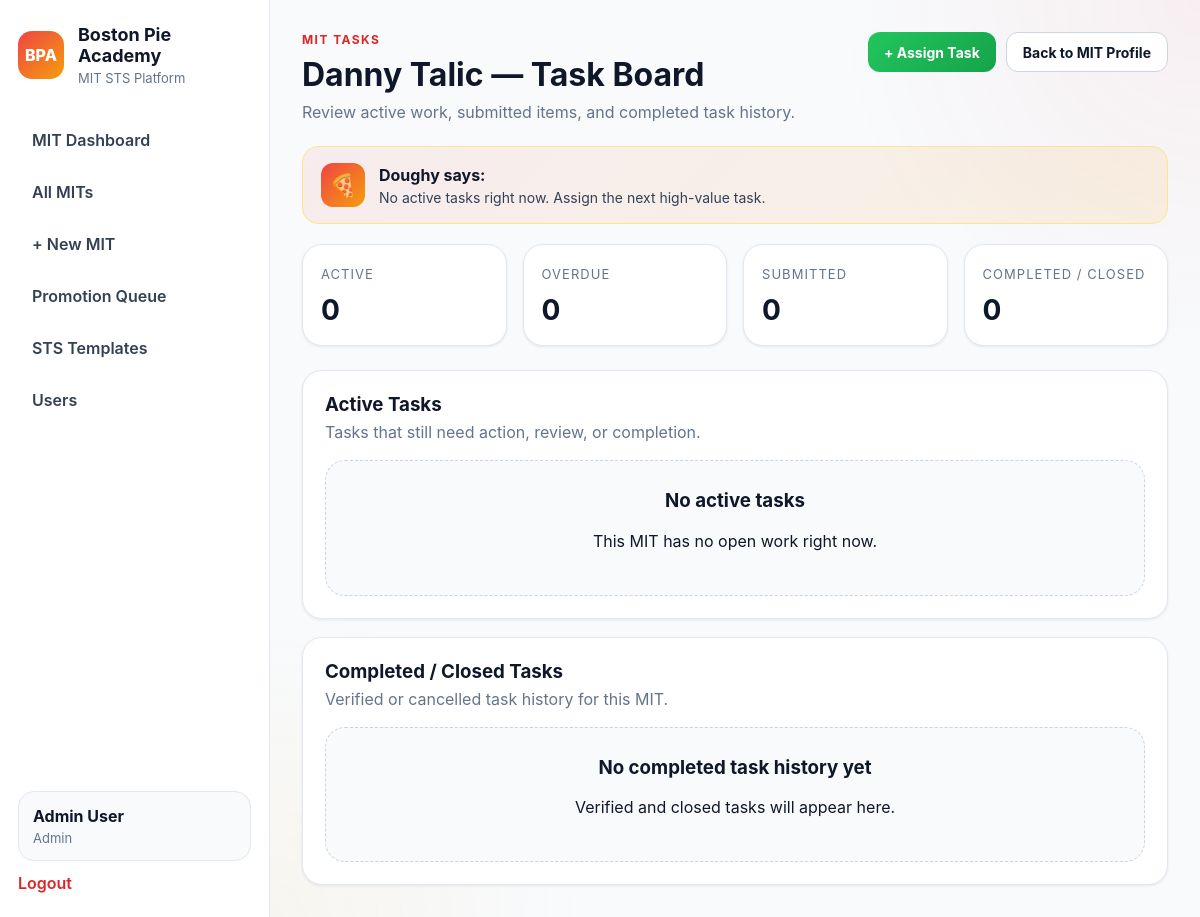
The app's page /mit-sts/tasks/3 (signed in) with its own data.
### app/models.py (models this page shows, shortened)
class User(UserMixin, db.Model):
    __tablename__ = "users"
    id = db.Column(db.Integer, primary_key=True)
    name = db.Column(db.String(120), nullable=False)
    username = db.Column(db.String(80), unique=True, nullable=False)
    password_hash = db.Column(db.String(255), nullable=False)
    role = db.Column(db.String(50), nullable=False, default="tm")
    store_number = db.Column(db.String(20), nullable=True)
    is_active_user = db.Column(db.Boolean, default=True)
    created_at = db.Column(db.DateTime, default=datetime.utcnow)
    progress_records = db.relationship(
        "LessonProgress",
        backref="user",
        cascade="all, delete-orphan",
        lazy=True
    )
    assignments = db.relationship(
        "TrackAssignment",
        foreign_keys="TrackAssignment.user_id",
        backref="user",
        cascade="all, delete-orphan",
        lazy=True
    )
    assigned_tracks_created = db.relationship(
        "TrackAssignment",
        foreign_keys="TrackAssignment.assigned_by_user_id",
        backref="assigned_by_user",
        lazy=True
    )
    quiz_attempts = db.relationship(
        "QuizAttempt",
        backref="user",
        cascade="all, delete-orphan",
        lazy=True
    )
    mit_profiles = db.relationship(
        "MITProfile",
        foreign_keys="MITProfile.user_id",
        backref="mit_user",
        lazy=True
    )
    coached_mits = db.relationship(
        "MITProfile",
        foreign_keys="MITProfile.coach_user_id",
        backref="coach_user",
        lazy=True
    )
    verified_mit_items = db.relationship(
        "MITLevelProgress",
        foreign_keys="MITLevelProgress.verified_by_user_id",
        backref="verified_by_user",
        lazy=True
    )
    mit_reviews_written = db.relationship(
        "MITReview",
        foreign_keys="MITReview.reviewer_user_id",
        backref="reviewer_user",
        lazy=True
    )
    mit_promotions_approved = db.relationship(
        "MITPromotion",
        foreign_keys="MITPromotion.approved_by_user_id",
        backref="approved_by_user",
        lazy=True
    )
    mit_action_items_owned = db.relationship(
        "MITActionPlanItem",
        foreign_keys="MITActionPlanItem.owner_user_id",
        backref="owner_user",
        lazy=True
    )
    mit_tasks_assigned = db.relationship(
        "MITTask",
        foreign_keys="MITTask.assigned_by_user_id",
        backref="assigned_by_user",
        lazy=True
    )
    @property
    def is_active(self):
        return self.is_active_user

### app/mit_sts/routes.py (the view)
@mit_sts_bp.route("/tasks/<int:mit_id>")
@login_required
def view_tasks(mit_id):
    profile = MITProfile.query.get_or_404(mit_id)
    if not is_coach() and profile.user_id != current_user.id:
        return redirect(url_for("mit_sts.dashboard"))
    tasks = MITTask.query.filter_by(mit_profile_id=mit_id).all()
    open_tasks_count, overdue_tasks_count, submitted_tasks_count = get_task_counts(profile.id)
    return render_template(
        "mit_sts/mit_tasks.html",
        tasks=tasks,
        profile=profile,
        mit=profile,
        open_tasks_count=open_tasks_count,
        overdue_tasks_count=overdue_tasks_count,
        submitted_tasks_count=submitted_tasks_count,
        user=current_user,
        can_edit=is_coach(),
    )

### app/templates/mit_sts/mit_tasks.html (shortened to what this page needs)
{% extends "base.html" %}
{% block content %}
<div class="page-header">
    <div>
        <p class="eyebrow">MIT TASKS</p>
        <h2>{{ mit.mit_user.name }} — Task Board</h2>
        <p class="subtle">
            Review active work, submitted items, and completed task history.
        </p>
    </div>
    <div class="track-actions">
        <a class="btn btn-primary" href="{{ url_for('mit_sts.new_task', mit_id=mit.id) }}">+ Assign Task</a>
        <a class="btn btn-secondary" href="{{ url_for('mit_sts.view_mit', mit_id=mit.id) }}">Back to MIT Profile</a>
    </div>
</div>
{% set open_count = active_tasks|length %}
{% set completed_count = completed_tasks|length %}
{% set overdue_count = 0 %}
{% set submitted_count = 0 %}
{% for task, display_status in active_tasks %}
    {% if display_status == "overdue" %}
        {% set overdue_count = overdue_count + 1 %}
    {% endif %}
    {% if task.status == "submitted" %}
        {% set submitted_count = submitted_count + 1 %}
    {% endif %}
{% endfor %}
{% if overdue_count > 0 %}
    {% set message = mit.mit_user.name ~ " has " ~ overdue_count ~ " overdue task" ~ ("s" if overdue_count != 1 else "") ~ ". Clear those first." %}
{% elif submitted_count > 0 %}
    {% set message = submitted_count ~ " task" ~ ("s are" if submitted_count != 1 else " is") ~ " waiting for review." %}
{% elif open_count > 0 %}
    {% set message = mit.mit_user.name ~ " has " ~ open_count ~ " active task" ~ ("s" if open_count != 1 else "") ~ " in progress." %}
{% else %}
    {% set message = "No active tasks right now. Assign the next high-value task." %}
{% endif %}
{% include "partials/doughy.html" %}
<div class="stats-grid" style="grid-template-columns: repeat(4, minmax(180px, 1fr));">
    <div class="card stat-card">
        <span class="stat-label">Active</span>
        <h3>{{ open_count }}</h3>
    </div>
    <div class="card stat-card">
        <span class="stat-label">Overdue</span>
        <h3>{{ overdue_count }}</h3>
    </div>
    <div class="card stat-card">
        <span class="stat-label">Submitted</span>
        <h3>{{ submitted_count }}</h3>
    </div>
    <div class="card stat-card">
        <span class="stat-label">Completed / Closed</span>
        <h3>{{ completed_count }}</h3>
    </div>
</div>
<div class="card" style="margin-top: 18px;">
    <div class="card-header">
        <h3>Active Tasks</h3>
        <p>Tasks that still need action, review, or completion.</p>
    </div>
    {% if active_tasks %}
    <div class="table-wrapper">
        <table class="data-table">
            <thead>
                <tr>
                    <th style="min-width: 260px;">Task</th>
                    <th>Priority</th>
                    <th>Status</th>
                    <th>Due Date</th>
                    <th>Assigned By</th>
                    <th style="text-align:center; min-width: 220px;">Actions</th>
                </tr>
            </thead>
            <tbody>
                {% for task, display_status in active_tasks %}
                <tr class="{% if display_status == 'overdue' %}mit-row-overdue{% endif %}">
                    <td>
                        <div style="display:flex; flex-direction:column; gap:4px;">
                            <strong>{{ task.title }}</strong>
                            {% if task.description %}
                            <span style="font-size:12px; color:#94a3b8; line-height:1.45;">
                                {{ task.description }}
                            </span>
                            {% endif %}
                            {% if task.notes %}
                            <span style="font-size:12px; color:#cbd5e1; line-height:1.45;">
                                <strong>Notes:</strong> {{ task.notes }}
                            </span>
                            {% endif %}
                        </div>
                    </td>
                    <td>
                        {% if task.priority == "high" %}
                            <span class="pill pill-danger">High</span>
                        {% elif task.priority == "medium" %}
                            <span class="pill pill-warning">Medium</span>
                        {% else %}
                            <span class="pill pill-muted">Low</span>
                        {% endif %}
                    </td>
                    <td>
                        {% if display_status == "overdue" %}
                            <span class="pill pill-danger">Overdue</span>
                        {% elif task.status == "submitted" %}
                            <span class="pill pill-info">Submitted</span>
                        {% elif task.status == "in_progress" %}
                            <span class="pill pill-warning">In Progress</span>
                        {% else %}
                            <span class="pill pill-muted">{{ display_status|replace('_', ' ')|title }}</span>
                        {% endif %}
                    </td>
                    <td>
                        {{ task.due_date.strftime('%Y-%m-%d') if task.due_date else '—' }}
                    </td>
                    <td>
                        {{ task.assigned_by_user.name if task.assigned_by_user else '—' }}
                    </td>
                    <td style="text-align:center;">
                        <div style="display:flex; gap:8px; justify-content:center; flex-wrap:wrap;">
                            {% if current_user.id == mit.user_id and task.status in ["open", "in_progress"] or display_status == "overdue" %}
                            <form method="POST" action="{{ url_for('mit_sts.submit_task_for_review', task_id=task.id) }}" style="margin:0;">
                                <button type="submit" class="btn btn-secondary btn-sm">Submit</button>
                            </form>
                            {% endif %}
                            {% if can_edit %}
                            <form method="POST" action="{{ url_for('mit_sts.update_task_status', task_id=task.id) }}" style="margin:0;">
                                <input type="hidden" name="status" value="verified">
                                <button type="submit" class="btn btn-secondary btn-sm">Verify</button>
                            </form>
                            <form method="POST" action="{{ url_for('mit_sts.update_task_status', task_id=task.id) }}" style="margin:0;">
                                <input type="hidden" name="status" value="cancelled">
                                <button type="submit" class="btn btn-secondary btn-sm">Cancel</button>
                            </form>
                            {% endif %}
                        </div>
                    </td>
                </tr>
                {% endfor %}
            </tbody>
        </table>
    </div>
    {% else %}
    <div class="empty-state">
        <h3>No active tasks</h3>
        <p>This MIT has no open work right now.</p>
    </div>
    {% endif %}
</div>
<div class="card" style="margin-top: 18px;">
    <div class="card-header">
        <h3>Completed / Closed Tasks</h3>
        <p>Verified or cancelled task history for this MIT.</p>
    </div>
    {% if completed_tasks %}
    <div class="table-wrapper">
        <table class="data-table">
            <thead>
                <tr>
                    <th style="min-width: 260px;">Task</th>
                    <th>Priority</th>
                    <th>Status</th>
                    <th>Completed</th>
                    <th>Assigned By</th>
                </tr>
            </thead>
            <tbody>
                {% for task, display_status in completed_tasks %}
                <tr>
                    <td>
                        <div style="display:flex; flex-direction:column; gap:4px;">
                            <strong>{{ task.title }}</strong>
                            {% if task.description %}
                            <span style="font-size:12px; color:#94a3b8; line-height:1.45;">
                                {{ task.description }}
                            </span>
                            {% endif %}
                            {% if task.notes %}
                            <span style="font-size:12px; color:#cbd5e1; line-height:1.45;">
                                <strong>Notes:</strong> {{ task.notes }}
                            </span>
                            {% endif %}
                        </div>
                    </td>
                    <td>
                        {% if task.priority == "high" %}
                            <span class="pill pill-danger">High</span>
                        {% elif task.priority == "medium" %}
                            <span class="pill pill-warning">Medium</span>
                        {% else %}
                            <span class="pill pill-muted">Low</span>
                        {% endif %}
                    </td>
                    <td>
                        {% if display_status == "verified" %}
                            <span class="pill pill-success">Verified</span>
                        {% else %}
                            <span class="pill pill-muted">{{ display_status|replace('_', ' ')|title }}</span>
                        {% endif %}
                    </td>
                    <td>
                        {{ task.completed_at.strftime('%Y-%m-%d %I:%M %p') if task.completed_at else '—' }}
                    </td>
                    <td>
                        {{ task.assigned_by_user.name if task.assigned_by_user else '—' }}
                    </td>
                </tr>
                {% endfor %}
            </tbody>
        </table>
    </div>
    {% else %}
    <div class="empty-state">
        <h3>No completed task history yet</h3>
        <p>Verified and closed tasks will appear here.</p>
    </div>
    {% endif %}
</div>
{% endblock %}

### app/templates/base.html (shortened to what this page needs)
<!DOCTYPE html>
<html lang="en">
<head>
    <link rel="stylesheet" href="{{ url_for('static', filename='css/style.css') }}">
</head>
<body>
    <div class="app-shell">
        <aside class="sidebar">
            <div>
                <div class="brand">
                    <div class="brand-mark">BPA</div>
                    <div>
                        <h1>Boston Pie Academy</h1>
                        <p>MIT STS Platform</p>
                    </div>
                </div>
                {% if current_user.is_authenticated %}
                <nav class="nav">
                    {% if current_user.role == 'mit' %}
                        <a href="{{ url_for('mit_sts.my_mit') }}">My MIT STS</a>
                    {% elif current_user.role in ['coach', 'admin', 'training_director'] %}
                        <a href="{{ url_for('mit_sts.dashboard') }}">MIT Dashboard</a>
                        <a href="{{ url_for('mit_sts.list_mits') }}">All MITs</a>
                        <a href="{{ url_for('mit_sts.new_mit') }}">+ New MIT</a>
                        <a href="{{ url_for('mit_sts.promotion_queue') }}">Promotion Queue</a>
                        <a href="{{ url_for('mit_sts.template_library') }}">STS Templates</a>
                        <a href="{{ url_for('mit_sts.list_users') }}">Users</a>
                    {% endif %}
                </nav>
                {% endif %}
            </div>
            {% if current_user.is_authenticated %}
            <div class="sidebar-footer">
                <div class="user-chip">
                    <strong>{{ current_user.name }}</strong>
                    <span>{{ current_user.role.replace('_', ' ').title() }}</span>
                </div>
                <a class="logout-link" href="{{ url_for('auth.logout') }}">Logout</a>
            </div>
            {% endif %}
        </aside>
        <main class="main-content">
            {% block content %}{% endblock %}
        </main>
    </div>
</body>
</html>

### records on screen
User: name "Admin User", role.replace "Admin"
User: mit_user.name "Danny Talic"

### other values on screen
{{ message }} "No active tasks right now. Assign the next high-value task."
{{ open_count }} "0"
{{ overdue_count }} "0"
{{ submitted_count }} "0"
{{ completed_count }} "0"
